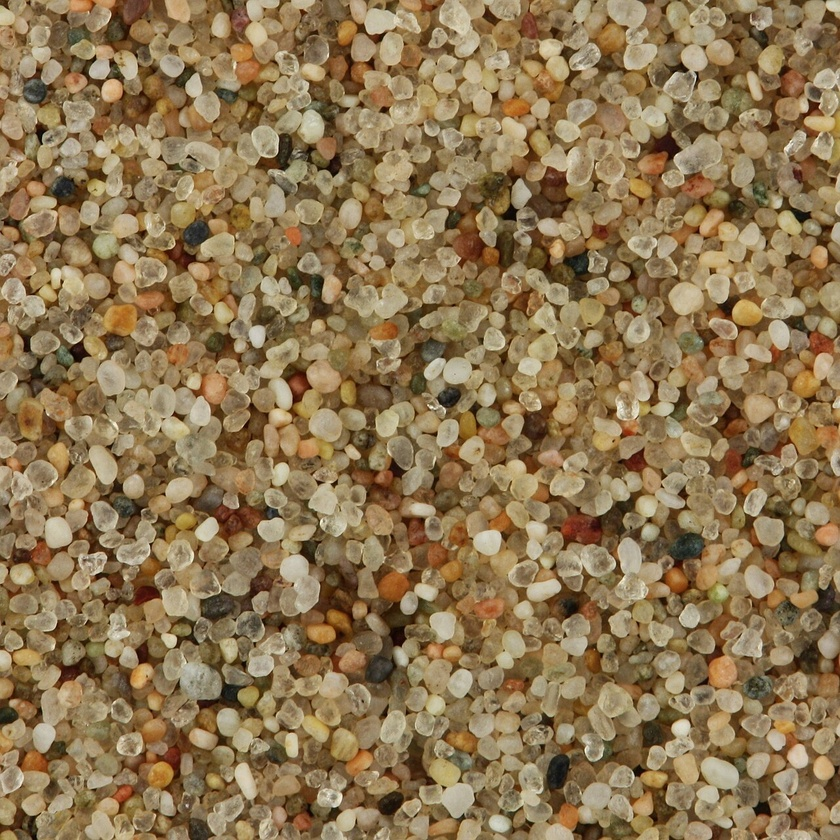
#> input picture Sand_from_Gobi_Desert.jpg, 840 x 840 px, shrunk from 1280 x 1280 before the run
$ python -i shadow_enhancer.py   (imports and definitions only)
#> lines starting #> are read from the running program, lines starting #| are printed output that depends on the picture
#> further down, picture is the input picture: shape (840, 840, 3); mean B, G, R 81.3, 117.9, 142
"""Shadow region enhancement and validation module.

Provides CLAHE-based shadow enhancement to improve grain detection
in shadowed regions, and local contrast validation to distinguish
real grains from uniform shadow areas.
"""

import cv2
import numpy as np


def enhance_shadow_regions(image: np.ndarray, clip_limit: float = 3.0) -> np.ndarray:
    """Apply CLAHE to enhance shadow regions in an image.

    Args:
        image: Input image (grayscale or color/BGR).
        clip_limit: CLAHE clip limit. Higher values give more contrast.

    Returns:
        Enhanced image with same number of channels as input.
    """
#> called with clip_limit = 3
    if image is None or image.size == 0:
        return image

    # Create CLAHE with the specified clip limit
    tile_grid_size = (8, 8)
    clahe = cv2.createCLAHE(clipLimit=clip_limit, tileGridSize=tile_grid_size)

    if len(image.shape) == 3 and image.shape[2] == 3:
        # Color image: convert to LAB, apply CLAHE to L channel, convert back
        lab = cv2.cvtColor(image, cv2.COLOR_BGR2LAB)
#> lab: shape (840, 840, 3); mean of channels 0, 1, 2 129.2, 132.6, 151.9
        l, a, b = cv2.split(lab)
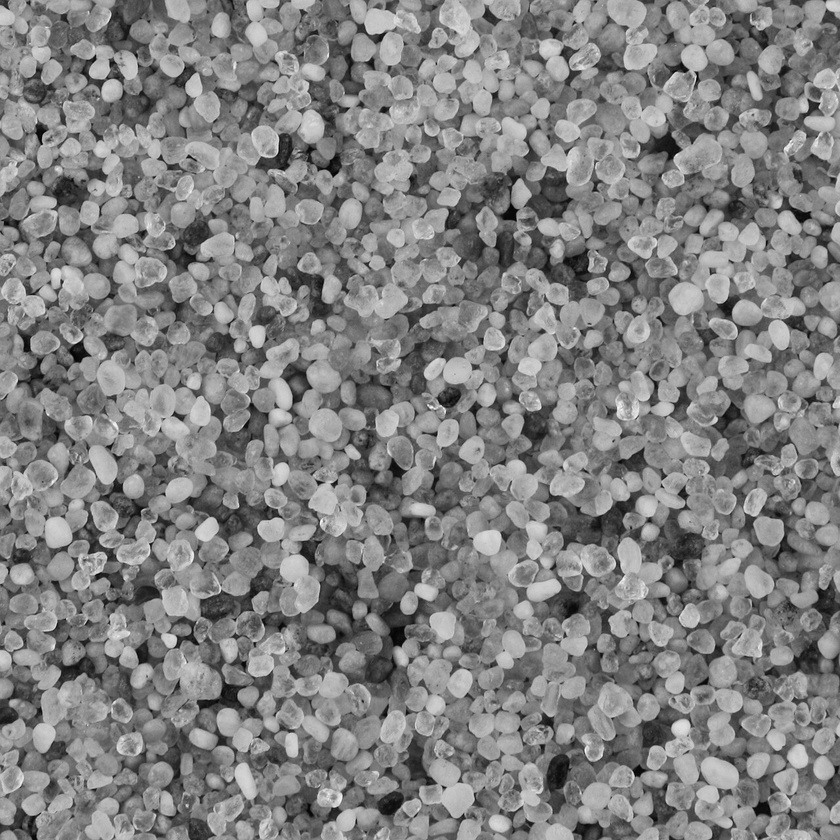
#> l: shape (840, 840); min 1, max 252, mean 129.2
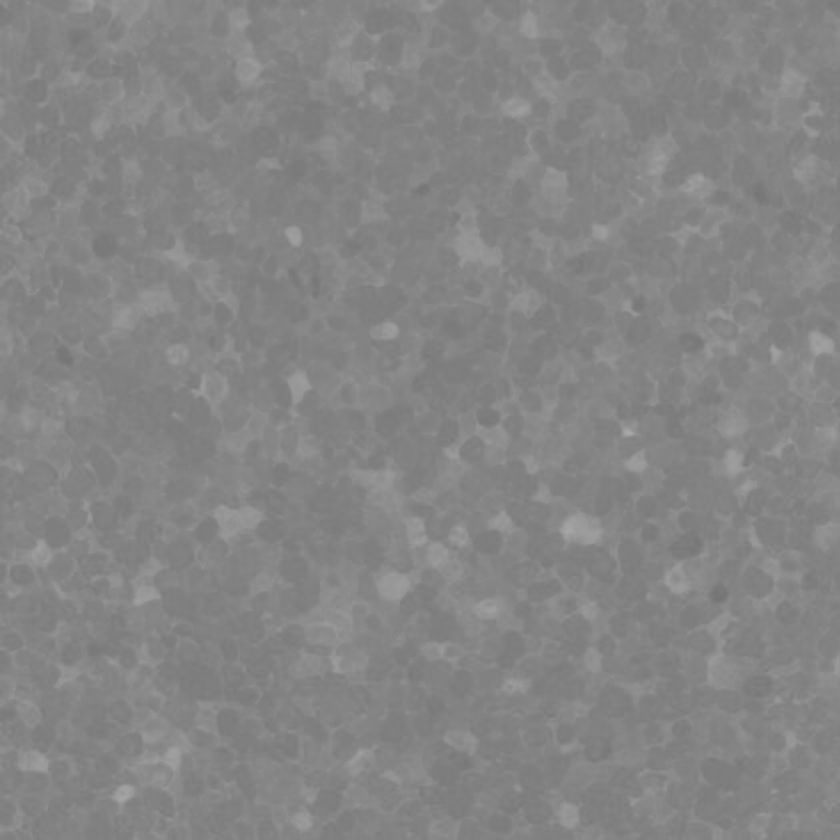
#> a: shape (840, 840); min 116, max 169, mean 132.6
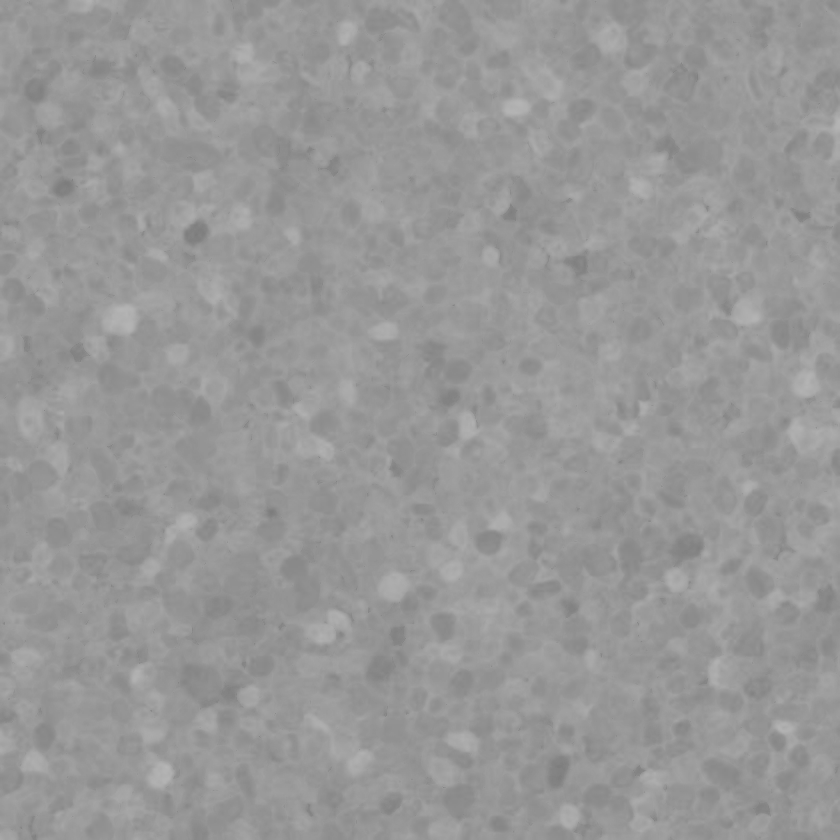
#> b: shape (840, 840); min 124, max 182, mean 151.9
        l_enhanced = clahe.apply(l)
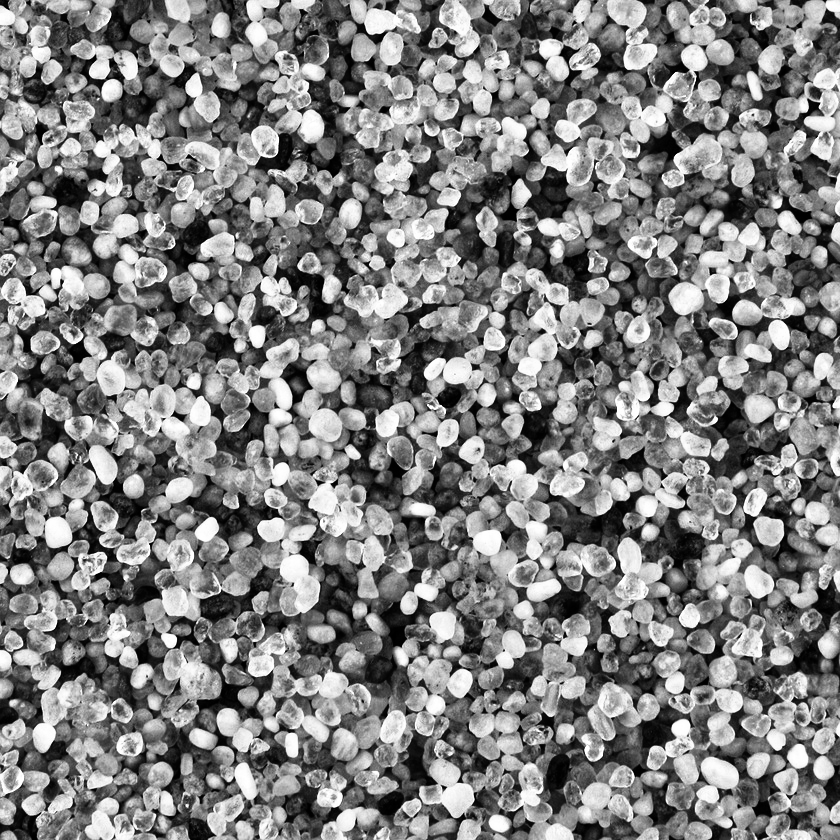
#> l_enhanced: shape (840, 840); min 0, max 255, mean 128.7
        lab_enhanced = cv2.merge([l_enhanced, a, b])
#> lab_enhanced: shape (840, 840, 3); mean of channels 0, 1, 2 128.7, 132.6, 151.9
        enhanced = cv2.cvtColor(lab_enhanced, cv2.COLOR_LAB2BGR)
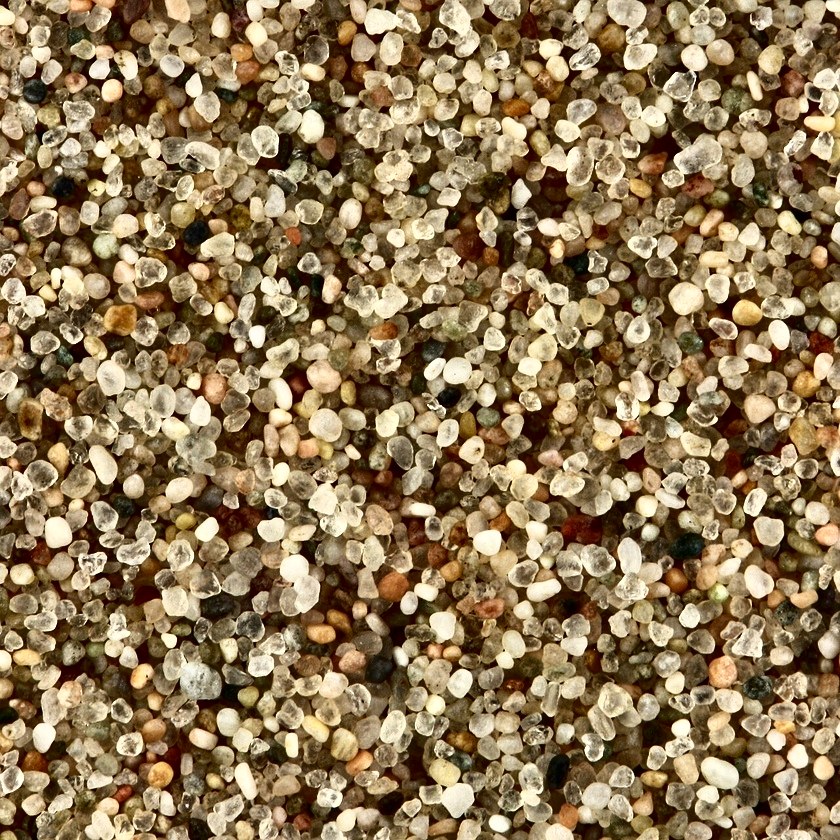
#> enhanced: shape (840, 840, 3); mean B, G, R 85.2, 120.1, 143.5
    else:
        # Grayscale image: apply CLAHE directly
        enhanced = clahe.apply(image)

    return enhanced


def validate_local_contrast(region: np.ndarray, min_std: float = 15.0) -> bool:
    """Validate if a region has sufficient local contrast to be a real grain.

    Args:
        region: Image region (numpy array) to validate.
        min_std: Minimum standard deviation threshold.

    Returns:
        True if the region's standard deviation is >= min_std, False otherwise.
    """
    if region is None or region.size == 0:
        return False

    std = np.std(region.astype(np.float64))
    return bool(std >= min_std)

>>> import cv2
>>> picture = cv2.imread('../Sand_from_Gobi_Desert.jpg')
>>> result = enhance_shadow_regions(picture)
